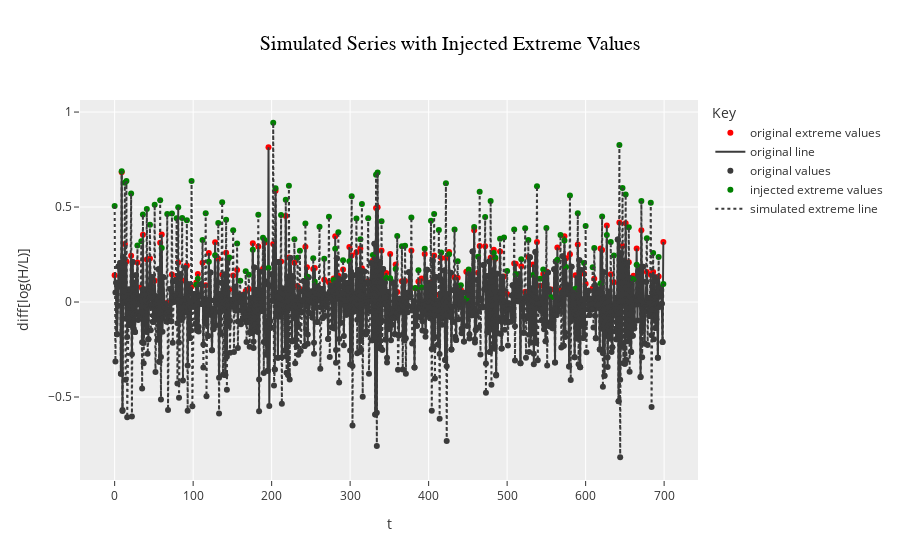

Here is the notebook cell this chart was saved with:
### Code cell
plot_extremes_compare(gen_df, x="t", y="data", y2="data_ext", color_col="max_flag", differenced = True)

### Figure 1 — Plotly figure (JSON) as saved in the notebook; plotly's stock layout.template omitted (floating-point values rounded to 4 significant figures; data arrays with more than 128 entries replaced by an {"elided": "..."} marker saying what was removed)
{"data": [{"marker": {"color": "#3B3B3B"}, "mode": "markers", "showlegend": false, "type": "scatter", "x": {"elided": "560 int values"}, "y": {"elided": "560 float values"}}, {"marker": {"color": "red"}, "mode": "markers", "name": "original extreme values", "showlegend": true, "type": "scatter", "x": {"elided": "140 int values"}, "y": {"elided": "140 float values"}}, {"line": {"color": "#3B3B3B"}, "mode": "lines", "name": "original line", "showlegend": true, "type": "scatter", "x": {"elided": "700 int values"}, "y": {"elided": "700 float values"}}, {"marker": {"color": "#3B3B3B"}, "mode": "markers", "name": "original values", "showlegend": true, "type": "scatter", "x": {"elided": "560 int values"}, "y": {"elided": "560 float values"}}, {"marker": {"color": "green"}, "mode": "markers", "name": "injected extreme values", "showlegend": true, "type": "scatter", "x": {"elided": "140 int values"}, "y": {"elided": "140 float values"}}, {"line": {"color": "#3B3B3B", "dash": "dot"}, "mode": "lines", "name": "simulated extreme line", "showlegend": true, "type": "scatter", "x": {"elided": "700 int values"}, "y": {"elided": "700 float values"}}], "layout": {"legend": {"title": {"text": "Key"}}, "title": {"font": {"color": "black", "family": "Arial", "size": 20}, "text": "Simulated Series with Injected Extreme Values", "x": 0.5, "xanchor": "center"}, "xaxis": {"title": {"text": "t"}}, "yaxis": {"title": {"text": "diff[log(H/L)]"}}}}
